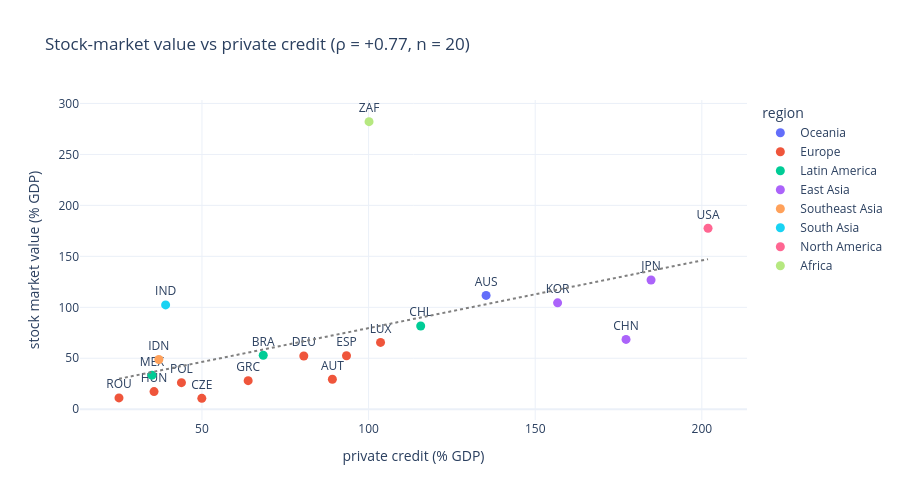

This figure's notebook cell:
### Markdown cell above
## 2 · Primary test: credit and stock-market depth
Bank and other credit to firms and households (% of GDP) against the stock-market value (% of GDP). ρ is a rank correlation, the interval a bootstrap over countries (2,000 resamples), and the partial ρ controls for GDP per person, to see whether this is more than 'rich countries have everything'.

### Code cell
x_c, y_c = "private_credit_gdp", "market_cap_gdp"
pair = profile_all[[x_c, y_c, "gdp_per_capita_ppp"]].join(dim[["name", "region"]]).dropna(subset=[x_c, y_c])
rho, p_rho, n_rho = spearman(pair[x_c], pair[y_c])
lo, hi = boot_ci(pair[x_c], pair[y_c])
part = partial_rho(pair[x_c], pair[y_c], pair.gdp_per_capita_ppp)
print(f"n = {n_rho} countries | Spearman ρ = {rho:+.2f} (95% bootstrap CI {lo:+.2f} to {hi:+.2f}), p = {p_rho:.4f} | partial ρ controlling for GDP per person = {part:+.2f}")
fig = px.scatter(pair.reset_index(), x=x_c, y=y_c, color="region", text="iso3", title=f"Stock-market value vs private credit (ρ = {rho:+.2f}, n = {n_rho})",
                 labels={x_c: "private credit (% GDP)", y_c: "stock market value (% GDP)"})
b, a = np.polyfit(pair[x_c], pair[y_c], 1); xs = np.array([pair[x_c].min(), pair[x_c].max()])
fig.add_trace(go.Scatter(x=xs, y=a + b * xs, mode="lines", line=dict(color="grey", dash="dot"), showlegend=False))
fig.update_traces(textposition="top center", marker_size=9, selector=dict(mode="markers+text")); fig.update_layout(height=500); fig.show()

### Figure 1 — Plotly figure (JSON) as saved in the notebook; plotly's stock layout.template omitted (floating-point values rounded to 4 significant figures)
{"data": [{"hovertemplate": "region=Oceania<br>private credit (% GDP)=%{x}<br>stock market value (% GDP)=%{y}<br>iso3=%{text}<extra></extra>", "legendgroup": "Oceania", "marker": {"color": "#636efa", "size": 9, "symbol": "circle"}, "mode": "markers+text", "name": "Oceania", "orientation": "v", "showlegend": true, "text": ["AUS"], "textposition": "top center", "type": "scatter", "x": [135.3], "xaxis": "x", "y": [111.7], "yaxis": "y"}, {"hovertemplate": "region=Europe<br>private credit (% GDP)=%{x}<br>stock market value (% GDP)=%{y}<br>iso3=%{text}<extra></extra>", "legendgroup": "Europe", "marker": {"color": "#EF553B", "size": 9, "symbol": "circle"}, "mode": "markers+text", "name": "Europe", "orientation": "v", "showlegend": true, "text": ["AUT", "CZE", "DEU", "ESP", "GRC", "HUN", "LUX", "POL", "ROU"], "textposition": "top center", "type": "scatter", "x": [89.14, 49.96, 80.56, 93.37, 63.87, 35.63, 103.6, 43.85, 25.11], "xaxis": "x", "y": [29.44, 10.66, 52.23, 52.44, 28.04, 17.31, 65.55, 26.07, 11.11], "yaxis": "y"}, {"hovertemplate": "region=Latin America<br>private credit (% GDP)=%{x}<br>stock market value (% GDP)=%{y}<br>iso3=%{text}<extra></extra>", "legendgroup": "Latin America", "marker": {"color": "#00cc96", "size": 9, "symbol": "circle"}, "mode": "markers+text", "name": "Latin America", "orientation": "v", "showlegend": true, "text": ["BRA", "CHL", "MEX"], "textposition": "top center", "type": "scatter", "x": [68.39, 115.6, 35.01], "xaxis": "x", "y": [53.02, 81.72, 33.42], "yaxis": "y"}, {"hovertemplate": "region=East Asia<br>private credit (% GDP)=%{x}<br>stock market value (% GDP)=%{y}<br>iso3=%{text}<extra></extra>", "legendgroup": "East Asia", "marker": {"color": "#ab63fa", "size": 9, "symbol": "circle"}, "mode": "markers+text", "name": "East Asia", "orientation": "v", "showlegend": true, "text": ["CHN", "JPN", "KOR"], "textposition": "top center", "type": "scatter", "x": [177.3, 184.8, 156.7], "xaxis": "x", "y": [68.5, 126.8, 104.4], "yaxis": "y"}, {"hovertemplate": "region=Southeast Asia<br>private credit (% GDP)=%{x}<br>stock market value (% GDP)=%{y}<br>iso3=%{text}<extra></extra>", "legendgroup": "Southeast Asia", "marker": {"color": "#FFA15A", "size": 9, "symbol": "circle"}, "mode": "markers+text", "name": "Southeast Asia", "orientation": "v", "showlegend": true, "text": ["IDN"], "textposition": "top center", "type": "scatter", "x": [37.07], "xaxis": "x", "y": [48.79], "yaxis": "y"}, {"hovertemplate": "region=South Asia<br>private credit (% GDP)=%{x}<br>stock market value (% GDP)=%{y}<br>iso3=%{text}<extra></extra>", "legendgroup": "South Asia", "marker": {"color": "#19d3f3", "size": 9, "symbol": "circle"}, "mode": "markers+text", "name": "South Asia", "orientation": "v", "showlegend": true, "text": ["IND"], "textposition": "top center", "type": "scatter", "x": [39.1], "xaxis": "x", "y": [102.4], "yaxis": "y"}, {"hovertemplate": "region=North America<br>private credit (% GDP)=%{x}<br>stock market value (% GDP)=%{y}<br>iso3=%{text}<extra></extra>", "legendgroup": "North America", "marker": {"color": "#FF6692", "size": 9, "symbol": "circle"}, "mode": "markers+text", "name": "North America", "orientation": "v", "showlegend": true, "text": ["USA"], "textposition": "top center", "type": "scatter", "x": [201.9], "xaxis": "x", "y": [177.6], "yaxis": "y"}, {"hovertemplate": "region=Africa<br>private credit (% GDP)=%{x}<br>stock market value (% GDP)=%{y}<br>iso3=%{text}<extra></extra>", "legendgroup": "Africa", "marker": {"color": "#B6E880", "size": 9, "symbol": "circle"}, "mode": "markers+text", "name": "Africa", "orientation": "v", "showlegend": true, "text": ["ZAF"], "textposition": "top center", "type": "scatter", "x": [100.1], "xaxis": "x", "y": [282.2], "yaxis": "y"}, {"line": {"color": "grey", "dash": "dot"}, "mode": "lines", "showlegend": false, "type": "scatter", "x": [25.11, 201.9], "y": [29.86, 147.3]}], "layout": {"height": 500, "legend": {"title": {"text": "region"}, "tracegroupgap": 0}, "title": {"text": "Stock-market value vs private credit (ρ = +0.77, n = 20)"}, "xaxis": {"anchor": "y", "domain": [0, 1], "title": {"text": "private credit (% GDP)"}}, "yaxis": {"anchor": "x", "domain": [0, 1], "title": {"text": "stock market value (% GDP)"}}}}
